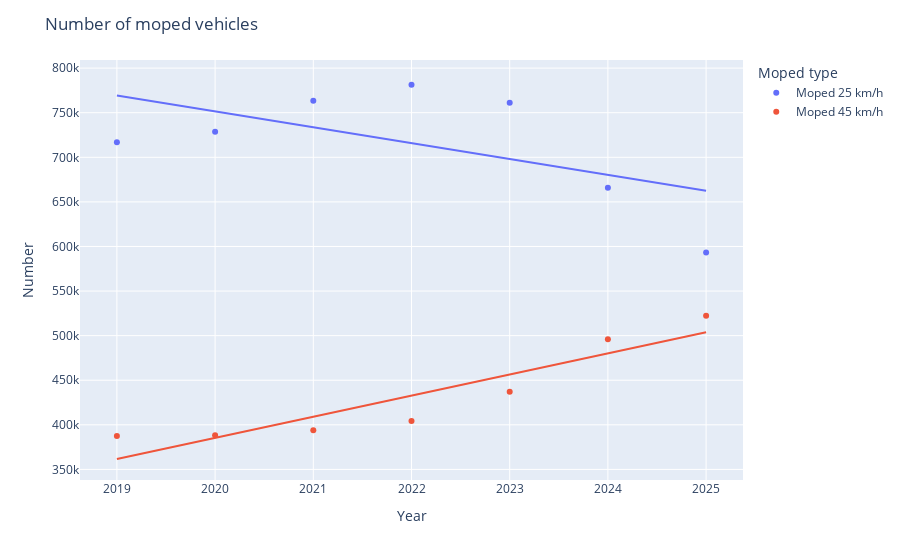

Notebook source saved alongside this figure:
### Code cell
df = df_origineel.rename(columns={
    "Year": "Year",
    "Moped 25 km/h": "Moped 25 km/h",
    "Moped 45 km/h": "Moped 45 km/h"
})[["Year", "Moped 25 km/h", "Moped 45 km/h"]]

long = df.melt(id_vars="Year",
                value_vars=["Moped 25 km/h", "Moped 45 km/h"],
                var_name="Serie", value_name="Number")


fig = px.scatter(
    long, x="Year", y="Number", color="Serie", trendline = "ols",
    labels={"Year": "Year", "Number": "Number", "Serie": "Moped type"}, 
)
fig.update_traces(hovertemplate="Year %{x}<br> Number %{y:.0f}")
fig.update_layout(title="Number of moped vehicles", xaxis=dict(dtick=1))
fig.show()

### Figure 1 — Plotly figure (JSON) as saved in the notebook; plotly's stock layout.template omitted (floating-point values rounded to 4 significant figures)
{"data": [{"hovertemplate": "Year %{x}<br> Number %{y:.0f}", "legendgroup": "Moped 25 km/h", "marker": {"color": "#636efa", "symbol": "circle"}, "mode": "markers", "name": "Moped 25 km/h", "orientation": "v", "showlegend": true, "type": "scatter", "x": [2019, 2020, 2021, 2022, 2023, 2024, 2025], "xaxis": "x", "y": [716917, 728644, 763342, 781353, 761219, 665809, 593364], "yaxis": "y"}, {"hovertemplate": "Year %{x}<br> Number %{y:.0f}", "legendgroup": "Moped 25 km/h", "marker": {"color": "#636efa", "symbol": "circle"}, "mode": "lines", "name": "Moped 25 km/h", "showlegend": false, "type": "scatter", "x": [2019, 2020, 2021, 2022, 2023, 2024, 2025], "xaxis": "x", "y": [769200.0, 751400.0, 733600.0, 715800.0, 698000.0, 680200.0, 662400.0], "yaxis": "y"}, {"hovertemplate": "Year %{x}<br> Number %{y:.0f}", "legendgroup": "Moped 45 km/h", "marker": {"color": "#EF553B", "symbol": "circle"}, "mode": "markers", "name": "Moped 45 km/h", "orientation": "v", "showlegend": true, "type": "scatter", "x": [2019, 2020, 2021, 2022, 2023, 2024, 2025], "xaxis": "x", "y": [387331, 388345, 393991, 404282, 436996, 496052, 522372], "yaxis": "y"}, {"hovertemplate": "Year %{x}<br> Number %{y:.0f}", "legendgroup": "Moped 45 km/h", "marker": {"color": "#EF553B", "symbol": "circle"}, "mode": "lines", "name": "Moped 45 km/h", "showlegend": false, "type": "scatter", "x": [2019, 2020, 2021, 2022, 2023, 2024, 2025], "xaxis": "x", "y": [361700.0, 385400.0, 409100.0, 432800.0, 456500.0, 480200.0, 503900.0], "yaxis": "y"}], "layout": {"legend": {"title": {"text": "Moped type"}, "tracegroupgap": 0}, "margin": {"t": 60}, "title": {"text": "Number of moped vehicles"}, "xaxis": {"anchor": "y", "domain": [0, 1], "dtick": 1, "title": {"text": "Year"}}, "yaxis": {"anchor": "x", "domain": [0, 1], "title": {"text": "Number"}}}}
